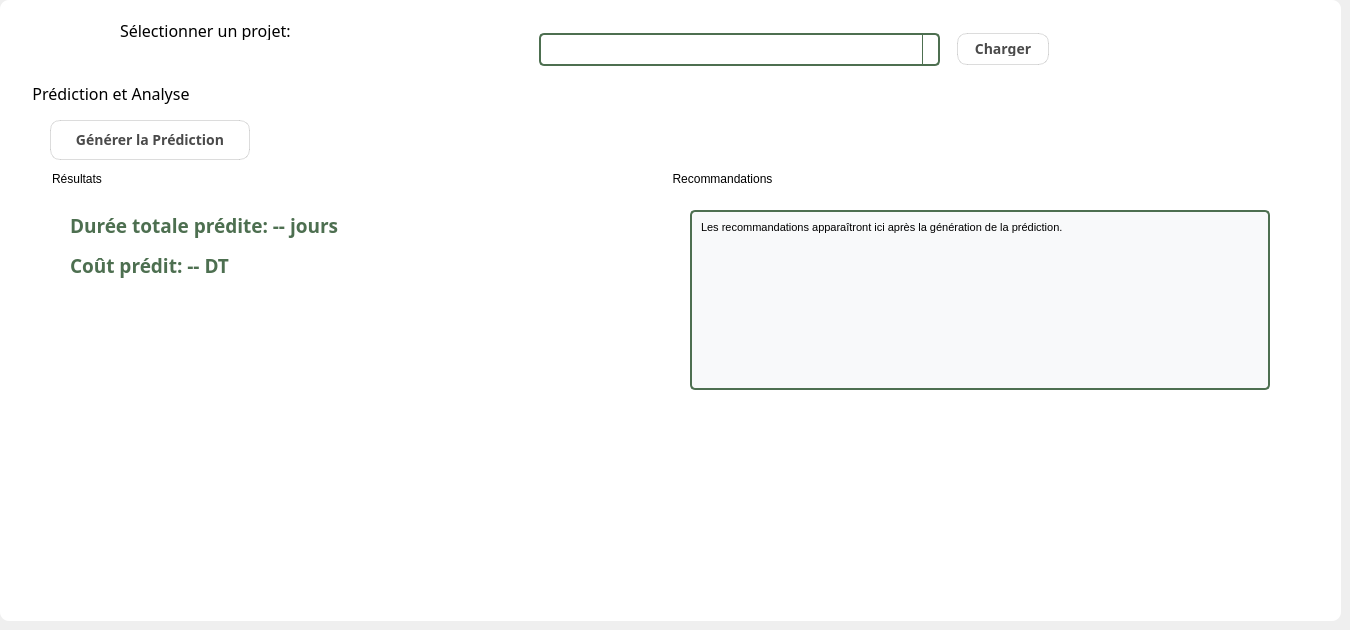
      <widget class="QWidget" name="tab_4">
       <attribute name="title">
        <string>IA Assistant</string>
       </attribute>
       <widget class="QWidget" name="widget" native="true">
        <property name="geometry">
         <rect>
          <x>0</x>
          <y>0</y>
          <width>1341</width>
          <height>621</height>
         </rect>
        </property>
        <property name="styleSheet">
         <string notr="true">background-color: rgb(255, 255, 255);
border-radius:9px;</string>
        </property>
        <widget class="QGroupBox" name="groupBox_prediction_2">
         <property name="geometry">
          <rect>
           <x>30</x>
           <y>80</y>
           <width>1280</width>
           <height>350</height>
          </rect>
         </property>
         <property name="font">
          <font>
           <family>Sitka</family>
           <pointsize>12</pointsize>
          </font>
         </property>
         <property name="title">
          <string>Prédiction et Analyse</string>
         </property>
         <widget class="QPushButton" name="pushButton_predict_2">
          <property name="geometry">
           <rect>
            <x>20</x>
            <y>40</y>
            <width>200</width>
            <height>40</height>
           </rect>
          </property>
          <property name="font">
           <font>
            <family>Sitka</family>
            <pointsize>-1</pointsize>
            <bold>true</bold>
           </font>
          </property>
          <property name="styleSheet">
           <string notr="true">QPushButton {
    background: qlineargradient(spread:pad, x1:0, y1:0, x2:1, y2:1,
                                stop:0 rgba(193, 179, 255, 200), 
                                stop:1 rgba(255, 228, 196, 200));
    color: #4A4A4A;
    border-radius: 10px;
    border: 1px solid rgba(74, 74, 74, 50);
    padding: 8px 15px;
    font-size: 14px;
    font-weight: bold;
}

QPushButton:hover {
    background: qlineargradient(spread:pad, x1:0, y1:0, x2:1, y2:1,
                                stop:0 rgba(170, 153, 255, 200), 
                                stop:1 rgba(255, 204, 153, 200));
    color: black;
}

QPushButton:pressed {
    background: rgba(193, 179, 255, 180);
}</string>
          </property>
          <property name="text">
           <string>Générer la Prédiction</string>
          </property>
         </widget>
         <widget class="QGroupBox" name="groupBox_results_2">
          <property name="geometry">
           <rect>
            <x>20</x>
            <y>90</y>
            <width>600</width>
            <height>240</height>
           </rect>
          </property>
          <property name="title">
           <string>Résultats</string>
          </property>
          <widget class="QLabel" name="label_predictedDuration_2">
           <property name="geometry">
            <rect>
             <x>20</x>
             <y>40</y>
             <width>560</width>
             <height>30</height>
            </rect>
           </property>
           <property name="font">
            <font>
             <family>Sitka</family>
             <pointsize>14</pointsize>
             <bold>true</bold>
            </font>
           </property>
           <property name="styleSheet">
            <string notr="true">color: #4D6F50;</string>
           </property>
           <property name="text">
            <string>Durée totale prédite: -- jours</string>
           </property>
          </widget>
          <widget class="QLabel" name="label_predictedCost_2">
           <property name="geometry">
            <rect>
             <x>20</x>
             <y>80</y>
             <width>560</width>
             <height>30</height>
            </rect>
           </property>
           <property name="font">
            <font>
             <family>Sitka</family>
             <pointsize>14</pointsize>
             <bold>true</bold>
            </font>
           </property>
           <property name="styleSheet">
            <string notr="true">color: #4D6F50;</string>
           </property>
           <property name="text">
            <string>Coût prédit: -- DT</string>
           </property>
          </widget>
         </widget>
         <widget class="QGroupBox" name="groupBox_recommendations_2">
          <property name="geometry">
           <rect>
            <x>640</x>
            <y>90</y>
            <width>620</width>
            <height>240</height>
           </rect>
          </property>
          <property name="title">
           <string>Recommandations</string>
          </property>
          <widget class="QTextBrowser" name="textBrowser_recommendations_2">
           <property name="geometry">
            <rect>
             <x>20</x>
             <y>40</y>
             <width>580</width>
             <height>180</height>
            </rect>
           </property>
           <property name="styleSheet">
            <string notr="true">QTextBrowser {
    border: 2px solid #4D6F50;
    border-radius: 5px;
    background-color: #f8f9fa;
    padding: 5px;
}</string>
           </property>
           <property name="html">
            <string>&lt;!DOCTYPE HTML PUBLIC &quot;-//W3C//DTD HTML 4.0//EN&quot; &quot;http://www.w3.org/TR/REC-html40/strict.dtd&quot;&gt;
&lt;html&gt;&lt;head&gt;&lt;meta name=&quot;qrichtext&quot; content=&quot;1&quot; /&gt;&lt;meta charset=&quot;utf-8&quot; /&gt;&lt;style type=&quot;text/css&quot;&gt;
p, li { white-space: pre-wrap; }
hr { height: 1px; border-width: 0; }
li.unchecked::marker { content: &quot;\2610&quot;; }
li.checked::marker { content: &quot;\2612&quot;; }
&lt;/style&gt;&lt;/head&gt;&lt;body style=&quot; font-family:'Segoe UI'; font-size:9pt; font-weight:400; font-style:normal;&quot;&gt;
&lt;p style=&quot; margin-top:0px; margin-bottom:0px; margin-left:0px; margin-right:0px; -qt-block-indent:0; text-indent:0px;&quot;&gt;&lt;span style=&quot; font-family:'MS Shell Dlg 2'; font-size:8.25pt;&quot;&gt;Les recommandations apparaîtront ici après la génération de la prédiction.&lt;/span&gt;&lt;/p&gt;&lt;/body&gt;&lt;/html&gt;</string>
           </property>
          </widget>
         </widget>
        </widget>
        <widget class="QPushButton" name="pushButton_charger_2">
         <property name="geometry">
          <rect>
           <x>957</x>
           <y>33</y>
           <width>92</width>
           <height>32</height>
          </rect>
         </property>
         <property name="font">
          <font>
           <family>Sitka</family>
           <pointsize>-1</pointsize>
           <bold>true</bold>
          </font>
         </property>
         <property name="styleSheet">
          <string notr="true">QPushButton {
    background: qlineargradient(spread:pad, x1:0, y1:0, x2:1, y2:1,
                                stop:0 rgba(193, 179, 255, 200), 
                                stop:1 rgba(255, 228, 196, 200));
    color: #4A4A4A;
    border-radius: 10px;
    border: 1px solid rgba(74, 74, 74, 50);
    padding: 8px 15px;
    font-size: 14px;
    font-weight: bold;
}

QPushButton:hover {
    background: qlineargradient(spread:pad, x1:0, y1:0, x2:1, y2:1,
                                stop:0 rgba(170, 153, 255, 200), 
                                stop:1 rgba(255, 204, 153, 200));
    color: black;
}

QPushButton:pressed {
    background: rgba(193, 179, 255, 180);
}
</string>
         </property>
         <property name="text">
          <string>Charger</string>
         </property>
        </widget>
        <widget class="QComboBox" name="comboBox_projet_2">
         <property name="geometry">
          <rect>
           <x>539</x>
           <y>33</y>
           <width>401</width>
           <height>33</height>
          </rect>
         </property>
         <property name="minimumSize">
          <size>
           <width>0</width>
           <height>30</height>
          </size>
         </property>
         <property name="font">
          <font>
           <family>Sitka</family>
           <pointsize>10</pointsize>
          </font>
         </property>
         <property name="styleSheet">
          <string notr="true">QComboBox {
    border: 2px solid #4D6F50;
    border-radius: 5px;
    padding: 5px;
}

QComboBox::drop-down {
    subcontrol-origin: padding;
    subcontrol-position: top right;
    width: 15px;
    border-left-width: 1px;
    border-left-color: #4D6F50;
    border-left-style: solid;
    border-top-right-radius: 3px;
    border-bottom-right-radius: 3px;
}

QComboBox::down-arrow {
    image: url(down_arrow.png);
}</string>
         </property>
        </widget>
        <widget class="QLabel" name="label_28">
         <property name="geometry">
          <rect>
           <x>120</x>
           <y>20</y>
           <width>232</width>
           <height>20</height>
          </rect>
         </property>
         <property name="font">
          <font>
           <family>Sitka</family>
           <pointsize>12</pointsize>
          </font>
         </property>
         <property name="text">
          <string>Sélectionner un projet:</string>
         </property>
        </widget>
       </widget>
      </widget>
